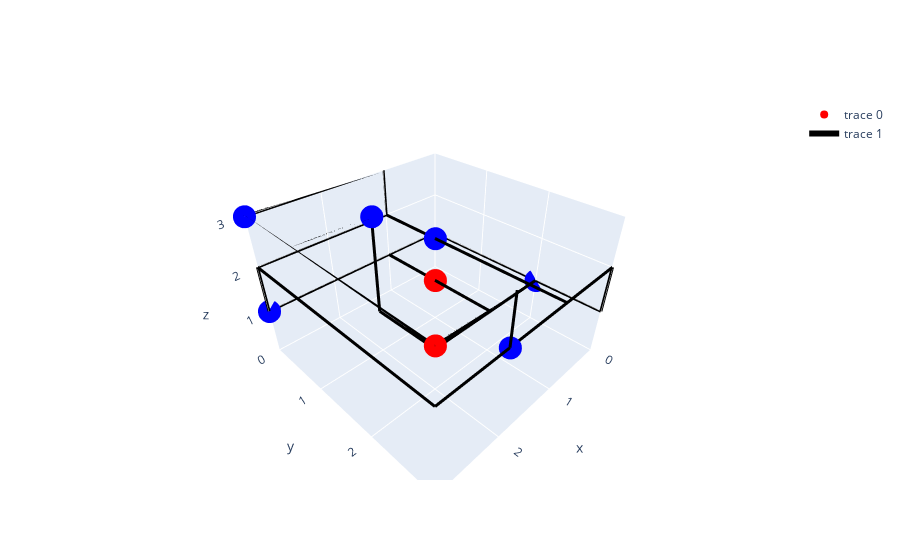

The notebook cell this image was saved under:
### Code cell
from core.optimizer import DungeonOptimizer

from utils.evaluation import evaluate_solution

from perturbations.node_positions import perturb_swap_positions, perturb_by_displacement, perturb_by_single_displacement
from perturbations.path_sequences import perturb_path_sequence

perturb_fns = [perturb_swap_positions, perturb_by_displacement, perturb_by_single_displacement, perturb_path_sequence]


from utils.positions import generate_valid_initial_positions

from utils.plotting import interactive_plot_dungeon_layout

# Example usage:
optimizer = DungeonOptimizer(
    n=8,
    evaluate_fn=evaluate_solution,
    perturb_fns=perturb_fns,
    init_fn=generate_valid_initial_positions,
    plot_fn=interactive_plot_dungeon_layout
)
optimizer.generate_dungeon()

optimizer.dungeon.draw()
optimizer.dungeon.print_all_path_lengths()


optimizer.optimize_layout(max_iterations=5000)
print(optimizer.current_score)

optimizer.plot_layout()

### Figure 1 — Plotly figure (JSON) as saved in the notebook; plotly's stock layout.template omitted (floating-point values rounded to 4 significant figures)
{"data": [{"marker": {"color": ["red", "blue", "blue", "blue", "blue", "red", "blue", "blue"], "size": 8}, "mode": "markers", "type": "scatter3d", "x": [3, 3, 1, 2, 3, 1, 0, 2], "y": [3, 0, 1, 3, 0, 1, 2, 1], "z": [3, 3, 2, 2, 1, 1, 1, 3]}, {"line": {"color": "black", "width": 6}, "mode": "lines", "type": "scatter3d", "x": [3, 3, null, 3, 3, null, 3, 3, null, 3, 3, null, 3, 2, null, 2, 2, null, 3, 3, null, 3, 2, null, 2, 2, null, 3, 1, null, 1, 1, null, 1, 1, null, 1, 1, null, 1, 1, null, 1, 2, null, 1, 1, null, 1, 3, null, 3, 3, null, 2, 3, null, 3, 3, null, 3, 3, null, 2, 0, null, 0, 0, null, 0, 0, null, 3, 1, null, 1, 1, null, 1, 1, null, 3, 0, null, 0, 0, null, 0, 0, null, 1, 1, null, 1, 0, null, 0, 0, null, 0, 2, null, 2, 2, null, 2, 2, null], "y": [3, 0, null, 0, 0, null, 0, 0, null, 3, 1, null, 1, 1, null, 1, 1, null, 3, 3, null, 3, 3, null, 3, 3, null, 0, 0, null, 0, 0, null, 0, 1, null, 1, 3, null, 3, 3, null, 3, 3, null, 1, 0, null, 0, 0, null, 0, 0, null, 3, 3, null, 3, 0, null, 0, 0, null, 3, 3, null, 3, 3, null, 3, 2, null, 0, 0, null, 0, 0, null, 0, 1, null, 0, 0, null, 0, 0, null, 0, 2, null, 1, 2, null, 2, 2, null, 2, 2, null, 2, 2, null, 2, 1, null, 1, 1, null], "z": [3, 3, null, 3, 3, null, 3, 3, null, 3, 3, null, 3, 3, null, 3, 3, null, 3, 3, null, 3, 3, null, 3, 2, null, 3, 3, null, 3, 2, null, 2, 2, null, 2, 2, null, 2, 2, null, 2, 2, null, 2, 2, null, 2, 2, null, 2, 1, null, 2, 2, null, 2, 2, null, 2, 1, null, 2, 2, null, 2, 1, null, 1, 1, null, 1, 1, null, 1, 1, null, 1, 1, null, 1, 1, null, 1, 1, null, 1, 1, null, 1, 1, null, 1, 1, null, 1, 1, null, 1, 1, null, 1, 1, null, 1, 3, null]}], "layout": {"scene": {"xaxis": {"nticks": 4, "range": [0, 3]}, "yaxis": {"nticks": 4, "range": [0, 3]}, "zaxis": {"nticks": 4, "range": [0, 3]}}}}
